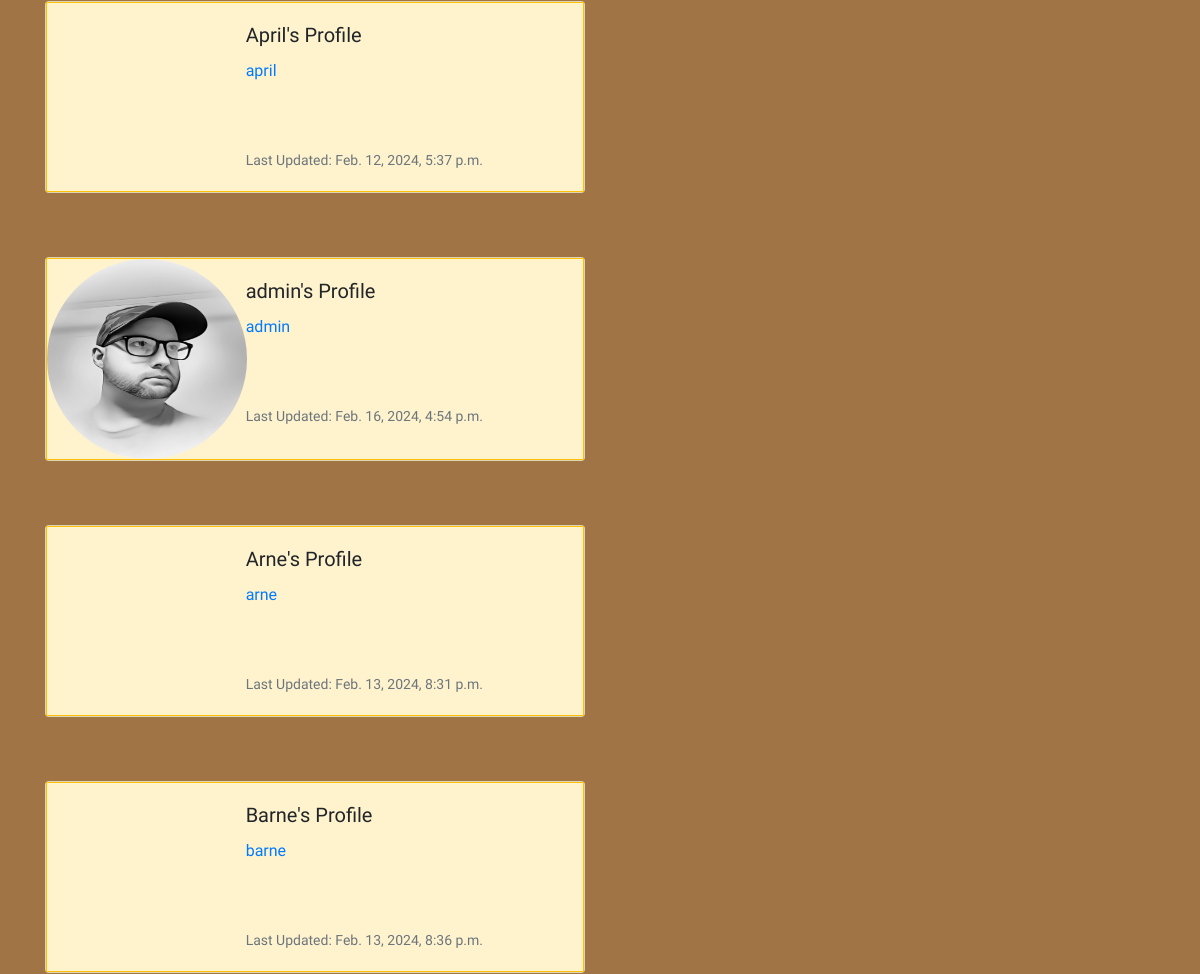
The app's page /profile_list/ (signed in, middle part), older data.
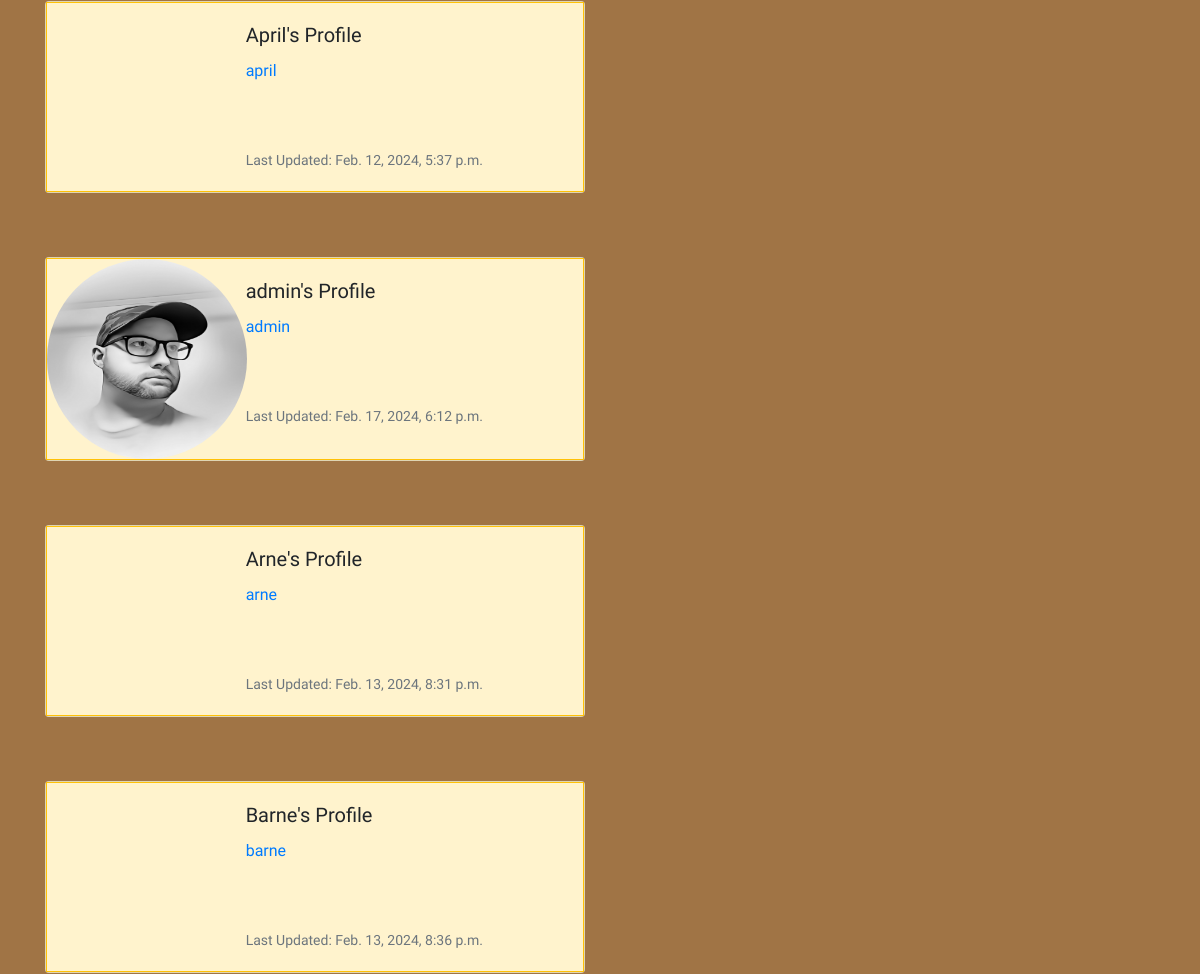
The same page, newer data.
### the_saloon/models.py (models this page shows, shortened)
class Profile(models.Model):
        user = models.OneToOneField(User, on_delete=models.CASCADE)
        follows = models.ManyToManyField("self",
            related_name="followed_by",
            symmetrical=False,
            blank=True)
        date_modified = models.DateTimeField(User, auto_now=True)
        profile_image = models.ImageField(null=True, blank=True, upload_to="images/")
        profile_bio = models.CharField(null=True, blank=True, max_length=500)
        facebook_link = models.CharField(null=True, blank=True, max_length=100)
        instagram_link = models.CharField(null=True, blank=True, max_length=100)
        linkedin_link = models.CharField(null=True, blank=True, max_length=100)
        youtube_link = models.CharField(null=True, blank=True, max_length=100)
        x_link = models.CharField(null=True, blank=True, max_length=100)

### the_saloon/views.py (the view)
# urls.py: path('profile_list/', views.profile_list, name='profile_list'),
def profile_list(request):
        if request.user.is_authenticated:
            profiles = Profile.objects.exclude(user=request.user)
            return render(request, 'profile_list.html', {"profiles":profiles})
        else:
            messages.success(request, ("You must login to see this page..."))
            return redirect('home')

### the_saloon/templates/profile_list.html (shortened to what this page needs)
{% extends 'base.html' %}
{% load static %}
{% block content %}
<br />
{% if profiles %}
{% for profile in profiles %}
<div class="card mb-3" style="max-width: 540px; background-color: #FFF3CD">
  <div class="row no-gutters border border-warning">
    <div class="col-md-4">
      {% if profile.profile_image %}
      <img src="{{ profile.profile_image.url }}" width=200 height=200 class="img rounded-circle"
        alt="{{ profile.user.username}}">
        {% endif %}
    </div>
    <div class="col-md-8">
      <div class="card-body">
        <h5 class="card-title" style="font-family: Rye, serif;">{{ profile.user.username }}'s Profile</h5>
        <p class="card-text" style="font-family: Rye, serif;">
          <a href="{% url 'profile' profile.user.id  %}">{{ profile.user.username|lower }}</a></p>
        <br /><br />
        <p class="card-text"><small class="text-muted" style="font-family: Rye, serif;">
        Last Updated: {{ profile.date_modified }}</small></p>
      </div>
    </div>
  </div>
</div>
<br /><br />
{% endfor %}
{% endif %}
{% endblock %}

### the_saloon/templates/base.html (shortened to what this page needs)
<!doctype html>
<html lang="en">
  <head>
    <link rel="stylesheet" href="https://cdn.jsdelivr.net/npm/bootstrap@4.6.2/dist/css/bootstrap.min.css">
  </head>
  <body style="background-color:#A07445">
    <br/>
    <div class="container">
      <br/>
      {% block content %}
      {% endblock %}
    </div>
  </body>
</html>

Row changes from the older to the newer data that the page shows:
changed Profile "admin": date_modified "Feb. 16, 2024, 4:54 p.m." → "Feb. 17, 2024, 6:12 p.m."
